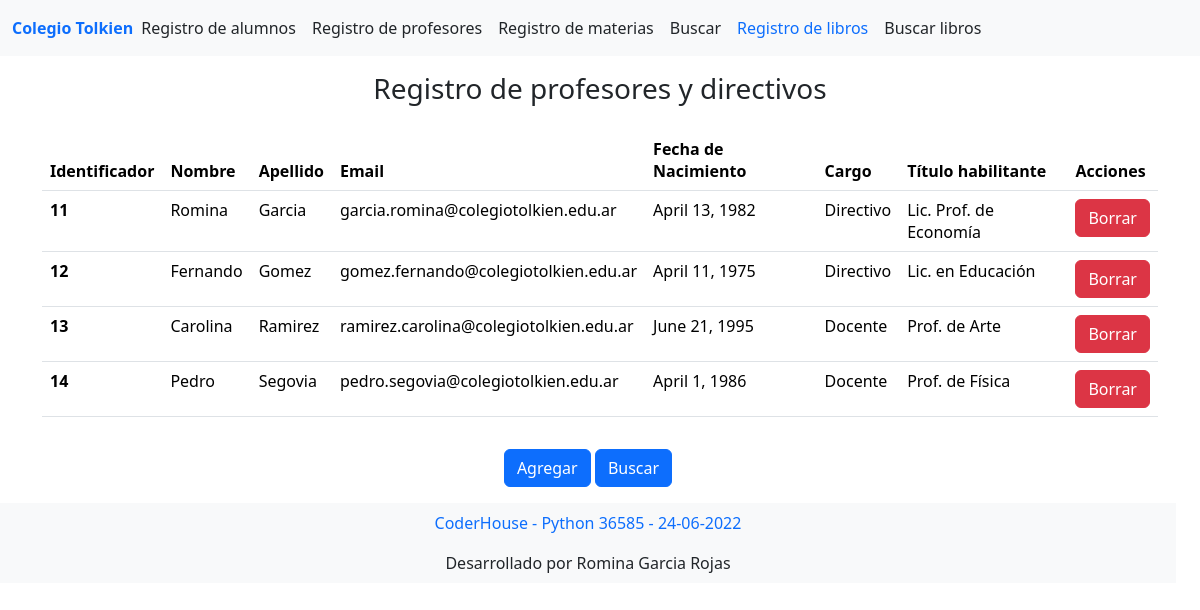
Page /registrop/ on the earlier database version.
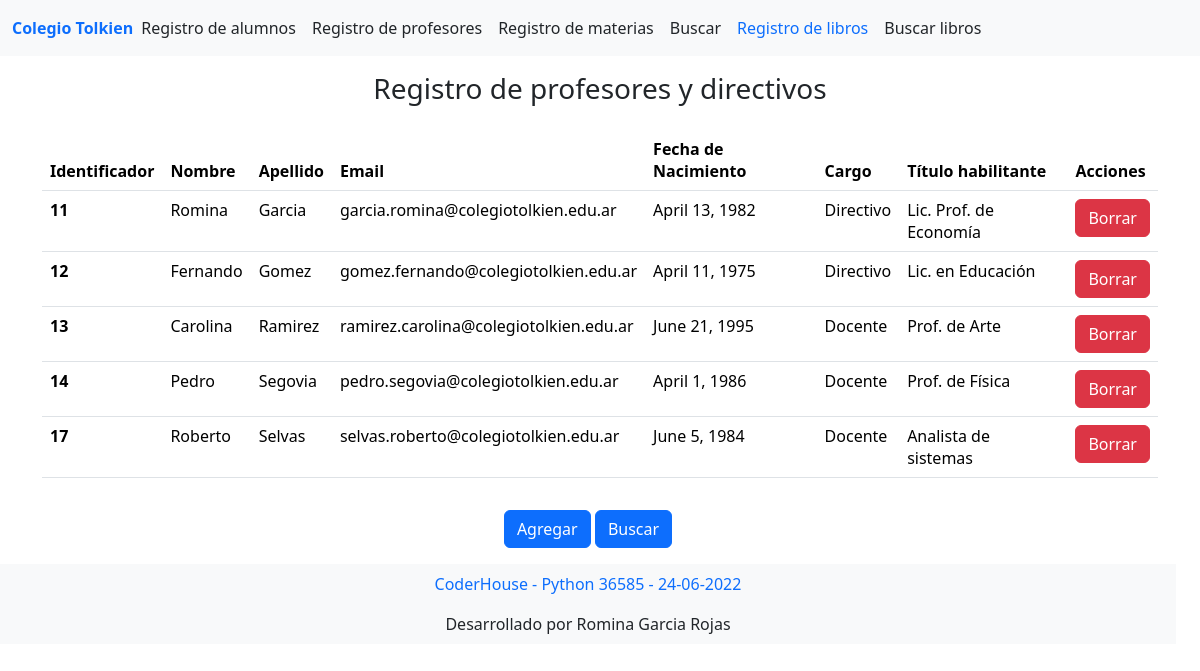
Same page on the later database version.
### alumnos/models.py (models this page shows)
class Profesor(models.Model):
    nombre = models.CharField(max_length=100)
    apellido = models.CharField(max_length=100)
    email = models.CharField(max_length=100)
    fecha_nacimiento = models.DateField()
    cargo = models.CharField(max_length=30, default="")
    titulo_habilitante = models.CharField(max_length=100, default="")

### alumnos/views.py (the view)
# urls.py: path('registrop/', views.registrop, name="registrop"),
def registrop(request):
    profesores = Profesor.objects.all()
    template = loader.get_template('alumnos/lista_profesores.html')
    context = {
        'profesores': profesores,
    }
    return HttpResponse(template.render(context, request))

### alumnos/templates/alumnos/lista_profesores.html (shortened to what this page needs)
{% extends "alumnos/index.html" %}
{% load bootstrap5 %}
{% block cuerpo %}
<main>
  <h1 class="fs-3 text text-center text-dark pt-3">Registro de profesores y directivos</h1>
</main>
<div class="container py-3">
    <div class="row">
      <div class="col">
          {% if profesores %}
          <table class="table">
              <thead>
                  <th scope="col">Identificador</th>
                  <th scope="col">Nombre</th>
                  <th scope="col">Apellido</th>
                  <th scope="col">Email</th>
                  <th scope="col">Fecha de Nacimiento</th>
                  <th scope="col">Cargo</th>
                  <th scope="col">Título habilitante</th>
                  <th scope="col">Acciones</th>
              </thead>
              {% for p in profesores %}
              <tbody>
                  <tr>
                      <th scope="row">{{p.id}} </th>
                      <td> {{p.nombre}} </td>
                      <td> {{p.apellido}} </td>
                      <td> {{p.email}} </td>
                      <td> {{p.fecha_nacimiento}} </td>
                      <td> {{p.cargo}}</td>
                      <td> {{p.titulo_habilitante}}</td>
                      {% url 'borrarp' identificador=p.id as borrarp_url %}
                      <td>{% bootstrap_button "Borrar" size="sm" button_class="btn-danger" button_type="link" href=borrarp_url %}</td>
                  </tr>
              </tbody>
              {% endfor %}
          </table>
          {% else %}
              <p>No tienes profesores cargados</p>
          {% endif %}
      </div>
    </div>
  </div>
  <div class="row text-center w-100">
      <div class="col pb-3">
        {% url 'agregarp' as agregarp_url %}
        {% url 'buscarp' as buscarp_url %}
        {% bootstrap_button "Agregar" button_class="btn-primary" button_type="link" href=agregarp_url %}
        {% bootstrap_button "Buscar" button_class="btn-primary" button_type="link" href=buscarp_url %}
      <div>
    <div>
<div class="py-3">
{% endblock %}

Differences in the rows shown:
added Profesor: id "17", nombre "Roberto", apellido "Selvas", email "selvas.roberto@colegiotolkien.edu.ar", fecha_nacimiento "June 5, 1984", cargo "Docente", titulo_habilitante "Analista de sistemas", bootstrap_button "Borrar"
